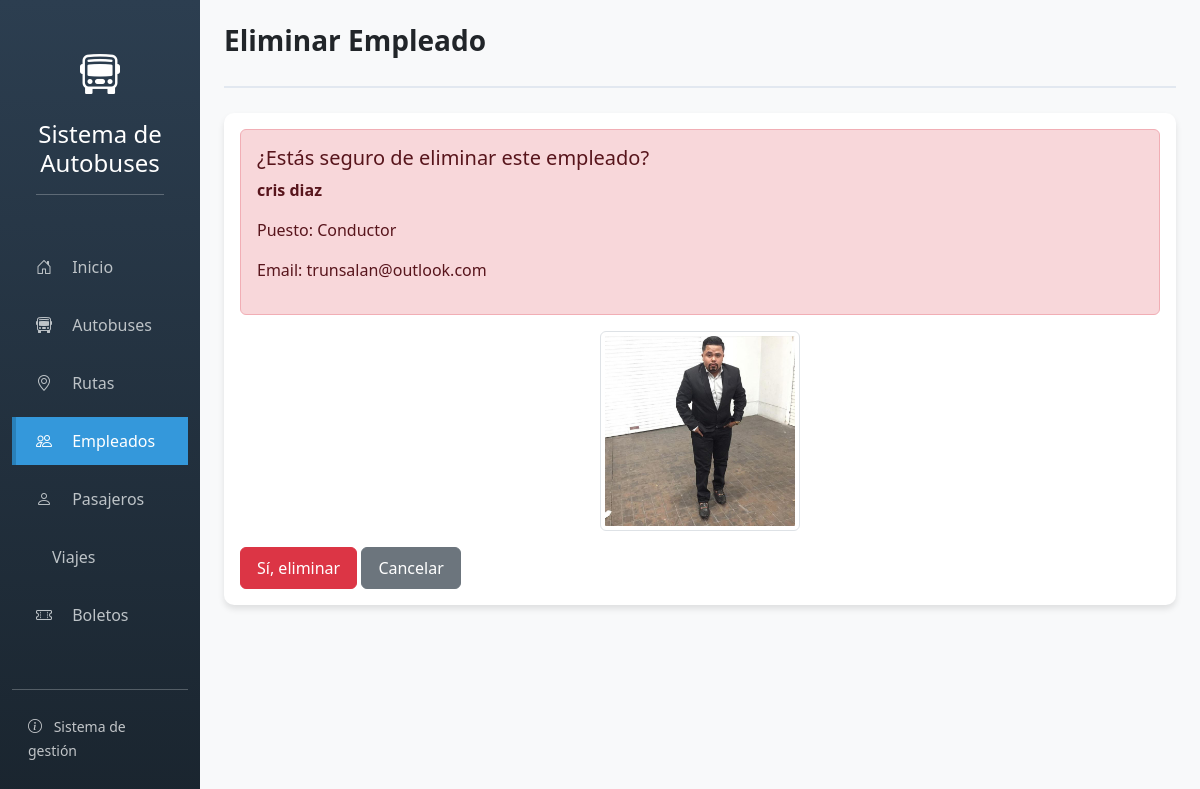
The page /empleados/eliminar/1/ on the database its author committed.
### app_autobuses/models.py (models this page shows, shortened)
class Empleado(models.Model):
    PUESTOS = [
        ('conductor', 'Conductor'),
        ('auxiliar', 'Auxiliar'),
        ('administrativo', 'Administrativo'),
        ('gerente', 'Gerente'),
    ]
    nombre = models.CharField(max_length=50)
    apellido = models.CharField(max_length=50)
    puesto = models.CharField(max_length=20, choices=PUESTOS)
    telefono = models.CharField(max_length=15)
    email = models.EmailField()
    fecha_contratacion = models.DateField()
    salario = models.DecimalField(max_digits=10, decimal_places=2)
    imagen = models.ImageField(upload_to=empleado_imagen_path, null=True, blank=True)
    activo = models.BooleanField(default=True)
    class Meta:
        ordering = ['apellido']

### app_autobuses/views.py (the view)
# urls.py: path('empleados/eliminar/<int:id>/', views.empleado_eliminar, name='empleado_eliminar'),
def empleado_eliminar(request, id):
    empleado = get_object_or_404(Empleado, id=id)
    if request.method == 'POST':
        empleado.delete()
        messages.success(request, 'Empleado eliminado exitosamente.')
        return redirect('empleado_listar')
    return render(request, 'app_autobuses/empleado/eliminar.html', {'empleado': empleado})

### app_autobuses/templates/app_autobuses/empleado/eliminar.html (shortened to what this page needs)
{% extends 'base.html' %}
{% block header_title %}Eliminar Empleado{% endblock %}
{% block content %}
<div class="card">
    <div class="card-body">
        <div class="alert alert-danger">
            <h5>¿Estás seguro de eliminar este empleado?</h5>
            <p><strong>{{ empleado.nombre }} {{ empleado.apellido }}</strong></p>
            <p>Puesto: {{ empleado.get_puesto_display }}</p>
            <p>Email: {{ empleado.email }}</p>
        </div>
        {% if empleado.imagen %}
        <div class="text-center mb-3">
            <img src="{{ empleado.imagen.url }}" class="img-thumbnail" style="max-width: 200px;">
        </div>
        {% endif %}
        <form method="post">
            <div class="mt-3">
                <button type="submit" class="btn btn-danger">Sí, eliminar</button>
                <a href="{% url 'empleado_listar' %}" class="btn btn-secondary">Cancelar</a>
            </div>
        </form>
    </div>
</div>
{% endblock %}

### app_autobuses/templates/base.html (style rules this page uses)
body { background-color: #f8f9fa; font-family: 'Segoe UI', Tahoma, Geneva, Verdana, sans-serif; }
.card { border: none; border-radius: 10px; box-shadow: 0 4px 6px rgba(0,0,0,0.1); margin-bottom: 25px; }
.btn { padding: 8px 16px; border-radius: 6px; font-weight: 500; transition: all 0.3s; }

### rows shown on the page
Empleado: nombre "cris", apellido "diaz", puesto "Conductor", email "trunsalan@outlook.com", imagen (picture)
